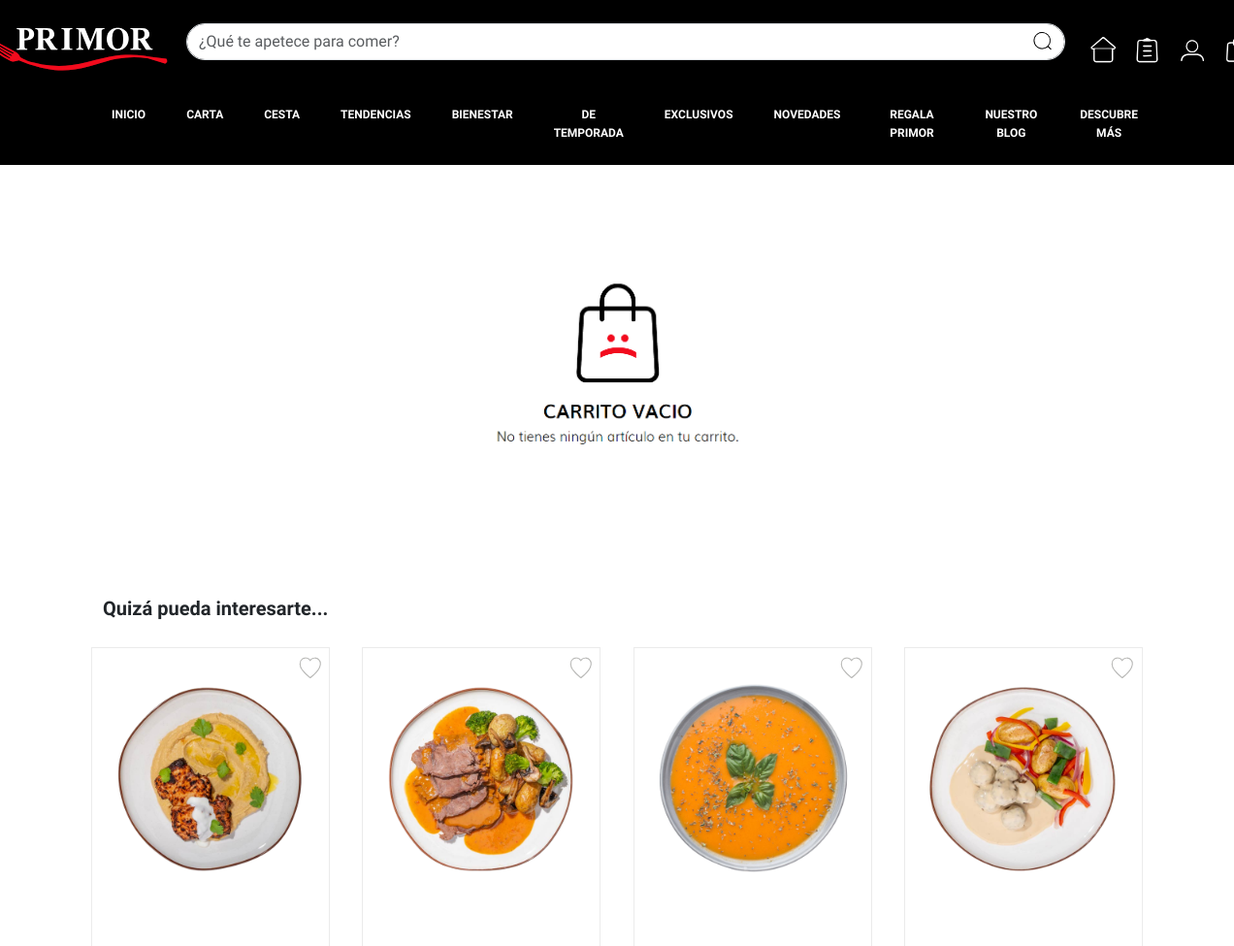
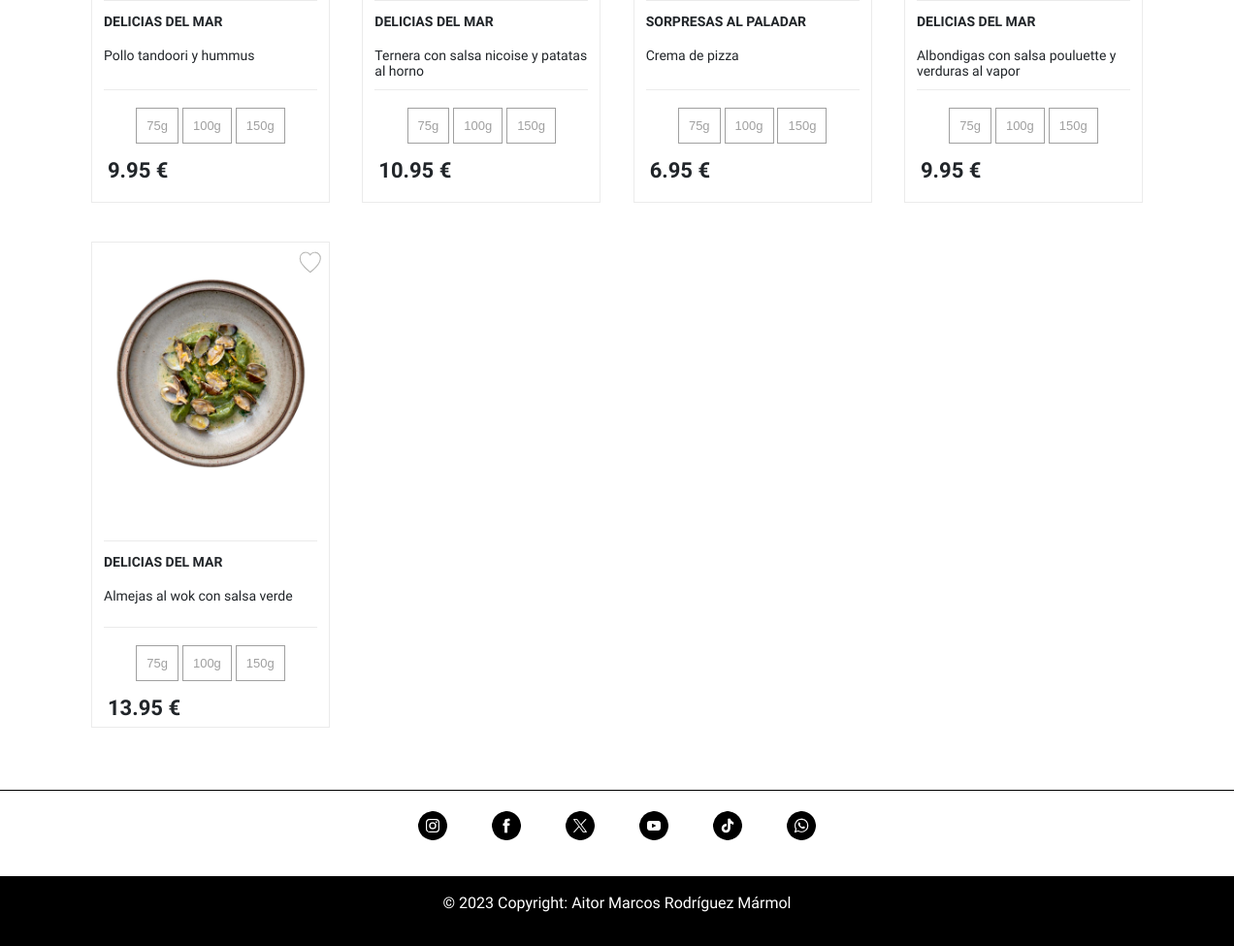
Page /index.php?controller=cesta&action=cesta on the committed database (2 pictures, top to bottom).
### tables this page shows
CREATE TABLE `productos` (
  `producto_id` int(11) NOT NULL,
  `nombre` varchar(100) NOT NULL,
  `precio` float NOT NULL,
  `stock` int(11) NOT NULL,
  `imagen` varchar(255) NOT NULL,
  `categoria_id` int(11) NOT NULL
);

CREATE TABLE `categorias` (
  `categoria_id` int(11) NOT NULL,
  `nombre` varchar(255) NOT NULL,
  `descripcion` text NOT NULL
);

### controller/cestaController.php (called while the page is built, shortened)
<?php
include_once 'model/ProductoDAO.php';
class CestaController
{
    public function cesta()
    {
        $allProducts = ProductoDAO::getAllProducts();
        include_once 'views/panelCesta.php';
    }
}
?>

### model/ProductoDAO.php (called while the page is built, shortened)
<?php
include_once 'Producto.php';
class ProductoDAO
{
    public static function getAllProducts()
    {
        $conexion = Database::connect();
        $stmt = $conexion->query("SELECT p.*, c.nombre as nombre_categoria FROM productos p
        JOIN categorias c ON p.categoria_id = c.categoria_id");
        $productos = [];
        while ($obj = $stmt->fetch_object('Producto')) {
            $obj->setNombreCategoria($obj->nombre_categoria);
            $productos[] = $obj;
        }
        return $productos;
    }
}

### model/Producto.php (called while the page is built, shortened)
<?php
class Producto
{
  private $nombre;
  private $precio;
  private $imagen;
  private $categoria_id;
  public $nombre_categoria;
  public function getnombre()
  {
    return $this->nombre;
  }
  public function getprecio()
  {
    return $this->precio;
  }
  public function getimagen()
  {
    return $this->imagen;
  }
  public function getcategoria_id()
  {
    return $this->categoria_id;
  }
  public function getNombreCategoria()
  {
    return $this->nombre_categoria;
  }
  public function setNombreCategoria($nombre_categoria): self
  {
    $this->nombre_categoria = $nombre_categoria;
    return $this;
  }
}
?>

### views/panelCesta.php (the view, shortened to what this page needs)
<!DOCTYPE html PUBLIC>
<html>
<head>
  <?php include_once "views/meta.php" ?>
</head>
<body>
  <header>
    <?php include_once "views/header.php";
    include_once "utils/CalculadoraPrecios.php" ?>
  </header>
  <?php if (!empty($_SESSION['addproducto'])) { ?>
    <div class="container-xl my-4">
      <div class="row">
        <div class="col-sm-8">
          <h2 class="page-title">Cesta</h2>
          <hr>
          <p class="cart-subtitle">Envío a domicilio (<?= count($_SESSION['addproducto']); ?> articulos)</p>
          <hr>
          <?php
          $pos = 0;
          foreach ($_SESSION['addproducto'] as $pedido) {
          ?>
            <div class="row d-flex align-items-center justify-content-center cart-item-container">
              <div class="col-sm-2 col-2 text-center">
                <img src="assets/images/productos/<?= $pedido->getProducto()->getimagen() ?>" alt="imagen de <?= $pedido->getProducto()->getnombre() ?>" class="img-fluid" width="100px" height="100px">
              </div>
              <div class="col-sm-5 col-4">
                <p class="cart-item-categoria"><?= $pedido->getCategoria() ?></p>
                <p class="cart-item"><?= $pedido->getProducto()->getnombre() ?></p>
                <form action="<?= url . '?controller=cesta&action=eliminarProductoCesta' ?>" method="post">
                  <button class="btn-cart-item" name="" value="">Editar</button>
                  <button class="btn-cart-item" name="btn_borrar" value="<?= $pos ?>">Quitar articulo</button>
                </form>
              </div>
              <div class="col-sm-3 col-4 d-flex align-items-center flex-row">
                <span class="display-mode-off m-auto">Cantidad:</span>
                <div class="d-flex justify-content-between align-items-center cart-item-cantidad">
                  <form action="<?= url . '?controller=cesta&action=cantidadProducto' ?>" method="post">
                    <button class="cart-button-cantidad mt-2" name="btn_resta" value="<?= $pos ?>">-</button>
                  </form>
                  <span class="m-0"><?= $pedido->getcantidad() ?></span>
                  <form action="<?= url . '?controller=cesta&action=cantidadProducto' ?>" method="post">
                    <button class="cart-button-cantidad mt-2" name="btn_suma" value="<?= $pos ?>">+</button>
                  </form>
                </div>
              </div>
              <div class="col-sm-2 col-2 d-flex align-items-center flex-row">
                <p class="m-0 cart-item-price m-auto"><?= $pedido->getProducto()->getprecio() * $pedido->getcantidad() . '€' ?></p>
              </div>
            </div>
          <?php
            $pos++;
          }
          ?>
        </div>
        <div class="col-sm-4">
          <div class="cart-summary-container">
            <p class="cart-subtotal">Subtotal <?= CalculadoraPrecios::calculadorPrecioPedido($_SESSION['addproducto']) . " €" ?></p>
            <p class="cart-total m-0">Total del pedido <?= round(CalculadoraPrecios::calculadorPrecioPedido($_SESSION['addproducto']) * 1.10, 2) . " € " ?></p>
            <p class="cart-banner-text-b"><?= round(CalculadoraPrecios::calculadorPrecioPedido($_SESSION['addproducto']) * 0.10, 2) . " € " ?> (10% IVA incl.)</p>
            <?php if (!isset($_SESSION['user'])) { ?>
              <form class="p-2" action="<?= url . '?controller=user&action=login' ?>" method="post">
              <?php } else { ?>
                <form class="p-2" action="<?= url . '?controller=cesta&action=finalizar' ?>" method="post">
                <?php } ?>
                <input class="input-text-descuento" type="text" placeholder="Introducir código de descuento"/>
                <button type="submit" class="fw-semibold btn-a btn-cart-aplicar p-0">APLICAR</button>
                <input type="hidden" name="precioFinal" value="<?= round(CalculadoraPrecios::calculadorPrecioPedido($_SESSION['addproducto']) * 1.10, 2) ?>">
                <button type="submit" name="precio" id="pass" class="fw-semibold btn-c btn-cart-tramitar">TRAMITAR PEDIDO (<?= count($_SESSION['addproducto']); ?> artículos)</button>
                </form>
                <div class="row banner-cart-a">
                  <div class="col-sm-4 container d-flex align-items-center justify-content-center">
                    <img src="assets/images/tarjeta_digital.png" width="140" height="140">
                  </div>
                  <div class="col-sm-8 text-center justify-content-center">
                    <p class="cart-banner-text-a fw-bold">REGALA PRIMOR</p>
                    <p class="cart-banner-text-b">COMPRA NUESTRA TARJETA DE REGALO DIGITAL Y ¡DESPREOCUPATE!</p>
                    <button type="submit" class="fw-semibold btn-a btn-cart-regalo">TARJETA REGALO</button>
                  </div>
                </div>
          </div>
          <div class="bg-image banner-cart-b my-4" style="background-image: url('assets/images/cesta_banner.png');">
          </div>
          <div class="banner-cart-c">
            <p class="cart-banner-text-a fw-bold m-0">¿Necesitas ayuda?</p>
            <p class="cart-banner-text-a m-0">Atención al cliente</p>
          </div>
        </div>
      </div>
    </div>
    </div>
  <?php } else { ?>
    <div class="container-xl d-flex justify-content-center align-items-center ">
      <div class="row m-0 p-0 justify-content-between">
        <div class="banner-cart-empty">
        </div>
      </div>
    </div>
  <?php } ?>
  <div class="container-xl">
    <div class="row justify-content-between mx-3">
      <p class="my-4 cart-banner-text-a fw-semibold">Quizá pueda interesarte...</p>
      <?php foreach ($allProducts as $product) {
        if ($product->getcategoria_id() < 10) { ?>
          <div class="col-md-2 justify-content-center p-0 main-container-product">
            <a href="#" class="d-flex flex-column align-items-end ms-auto">
              <div class="bg-image btn-fav">
              </div>
            </a>
            <div class="text-center">
              <form action="<?= url . '?controller=producto&action=agregarProducto' ?>" method="post">
                <img src="assets/images/productos/<?= $product->getimagen() ?>" alt="imagen de <?= $product->getnombre() ?>" width="200px" height="200px">
              </form>
            </div>
            <div class="sub-container-product">
              <p class="product-categoria"><?= strtoupper($product->getNombreCategoria()) ?></p>
              <p class="product-name"><?= $product->getnombre() ?></p>
            </div>
            <div class="text-center my-4">
              <a href="#" class="btn-product-size">75g</a>
              <a href="#" class="btn-product-size">100g</a>
              <a href="#" class="btn-product-size">150g</a>
            </div>
            <div class="m-3">
              <p class="product-price"><?= $product->getprecio() . " €" ?></p>
            </div>
          </div>
      <?php }
      } ?>
    </div>
  </div>
  <?php include_once "views/footer.php" ?>
</html>

### rows in the picture
productos: imagen (picture), categoria.nombre "DELICIAS DEL MAR", nombre "Pollo tandoori y hummus", precio "9.95"
productos: imagen (picture), categoria.nombre "DELICIAS DEL MAR", nombre "Ternera con salsa nicoise y patatas al horno", precio "10.95"
productos: imagen (picture), categoria.nombre "SORPRESAS AL PALADAR", nombre "Crema de pizza", precio "6.95"
productos: imagen (picture), categoria.nombre "DELICIAS DEL MAR", nombre "Albondigas con salsa pouluette y verduras al vapor", precio "9.95"
productos: imagen (picture), categoria.nombre "DELICIAS DEL MAR", nombre "Almejas al wok con salsa verde", precio "13.95"
